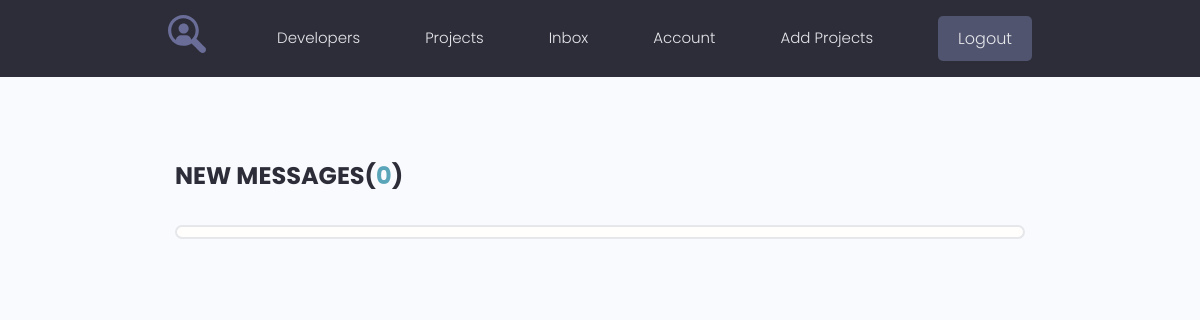
Page /inbox/ (signed in) on the earlier database version.
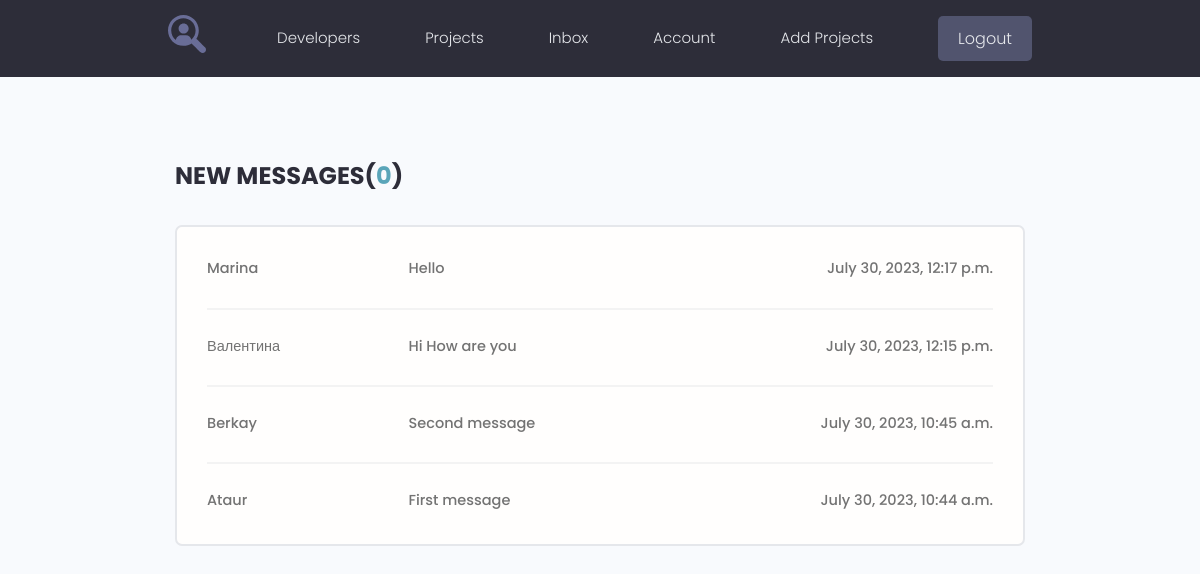
Same page on the later database version.
### users/models.py (models this page shows, shortened)
class Message(models.Model):
    sender = models.ForeignKey(Profile, on_delete=models.SET_NULL, null=True, blank=True)
    recipient = models.ForeignKey(Profile, on_delete=models.SET_NULL, null=True, blank=True, related_name="messages")
    name = models.CharField(max_length=200, null=True, blank=True)
    email = models.EmailField(max_length=200, null=True, blank=True)
    subject = models.CharField(max_length=200, null=True, blank=True)
    body = models.TextField()
    is_read = models.BooleanField(default=False)
    created = models.DateTimeField(auto_now_add=True)
    class Meta:
        ordering = ['is_read', '-created']

### users/views.py (the view)
# urls.py: path('inbox/', views.inbox, name="inbox"),
@login_required(login_url='login')
def inbox(request):
    profile = request.user.profile
    message_requests = profile.messages.all()
    unread_count = message_requests.filter(is_read=False).count()
    context = {
        'message_requests': message_requests,
        'unread_count': unread_count
    }
    return render(request, 'users/inbox.html', context)

### users/templates/users/inbox.html
{% extends 'projects/base.html' %}
{% block content %}
<main class="inbox my-xl">
    <div class="content-box">
        <h3 class="inbox__title">New Messages(<span>{{ unread_count }}</span>)</h3>
        <ul class="messages">
            {% for message in message_requests %}
                {% if message.is_read == False %}
            <li class="message message--unread">
                {% else %}
            <li class="message">
                {% endif %}
                <a href="{% url 'message' message.id %}">
                    <span class="message__author">{{ message.name }}</span>
                    <span class="message__subject">{{ message.subject }}</span>
                    <span class="message__date">{{ message.created }}</span>
                </a>
            </li>
            {% endfor %}
        </ul>
    </div>
</main>
{% endblock %}

Differences in the rows shown:
added Message: name "Marina", subject "Hello", created "July 30, 2023, 12:17 p.m."
added Message: name "Валентина", subject "Hi How are you", created "July 30, 2023, 12:15 p.m."
added Message: name "Berkay", subject "Second message", created "July 30, 2023, 10:45 a.m."
added Message: name "Ataur", subject "First message", created "July 30, 2023, 10:44 a.m."
